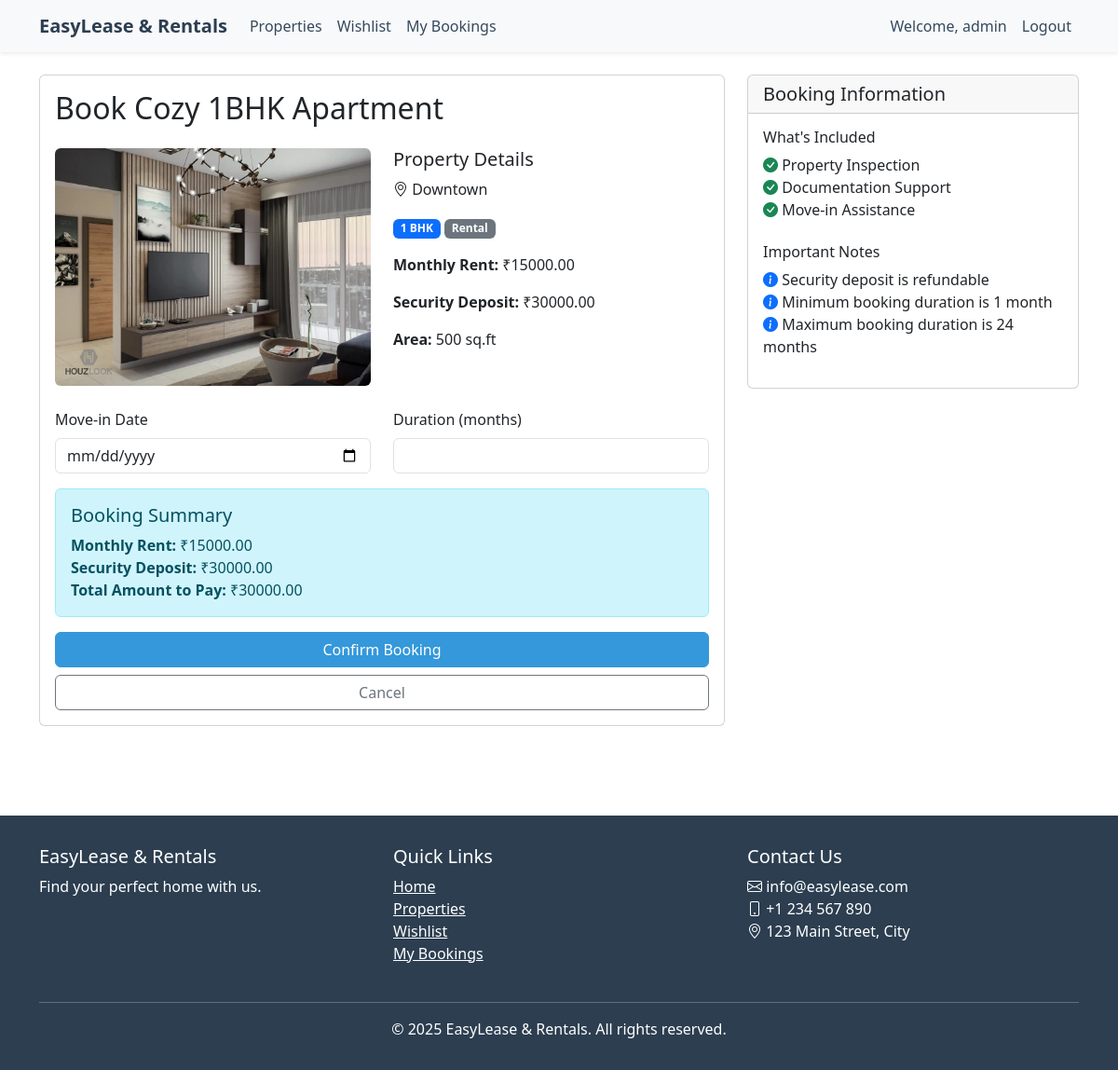
Page /property/1/book/ (signed in) on the committed database.
### properties/models.py (models this page shows, shortened)
class Property(models.Model):
    PROPERTY_TYPES = [
        ('1BHK', '1 BHK'),
        ('2BHK', '2 BHK'),
        ('3BHK', '3 BHK'),
    ]
    LISTING_TYPES = [
        ('RENTAL', 'Rental'),
        ('LEASE', 'Lease'),
    ]
    title = models.CharField(max_length=200)
    description = models.TextField()
    property_type = models.CharField(max_length=10, choices=PROPERTY_TYPES)
    listing_type = models.CharField(max_length=10, choices=LISTING_TYPES)
    price = models.DecimalField(max_digits=10, decimal_places=2)
    security_deposit = models.DecimalField(max_digits=10, decimal_places=2)
    area = models.IntegerField(help_text='Area in square feet')
    location = models.CharField(max_length=200)
    address = models.TextField()
    is_available = models.BooleanField(default=True)
    created_at = models.DateTimeField(auto_now_add=True)
    updated_at = models.DateTimeField(auto_now=True)
    owner = models.ForeignKey(User, on_delete=models.CASCADE, related_name='owned_properties')

class PropertyImage(models.Model):
    property = models.ForeignKey(Property, related_name='images', on_delete=models.CASCADE)
    image = models.ImageField(upload_to='property_images/')
    is_primary = models.BooleanField(default=False)
    created_at = models.DateTimeField(auto_now_add=True)

### properties/views.py (the view)
# urls.py: path('property/<int:pk>/book/', views.book_property, name='book_property'),
@login_required
def book_property(request, pk):
    property = get_object_or_404(Property, pk=pk)
    if request.method == 'POST':
        form = BookingForm(request.POST)
        if form.is_valid():
            booking = form.save(commit=False)
            booking.user = request.user
            booking.property = property
            booking.save()
            return redirect('payment_success', booking_id=booking.id)
    else:
        form = BookingForm()
    return render(request, 'properties/book_property.html', {
        'property': property,
        'form': form
    })

### properties/forms.py (shortened to what this page needs)
class BookingForm(forms.ModelForm):
    class Meta:
        model = Booking
        fields = ['move_in_date', 'duration_months']
        widgets = {
            'move_in_date': forms.DateInput(attrs={
                'class': 'form-control',
                'type': 'date'
            }),
            'duration_months': forms.NumberInput(attrs={
                'class': 'form-control',
                'min': '1',
                'max': '24'
            })
        }

### templates/properties/book_property.html (shortened to what this page needs)
{% extends 'base.html' %}
{% block content %}
<div class="row">
    <div class="col-md-8">
        <div class="card mb-4">
            <div class="card-body">
                <h2 class="card-title mb-4">Book {{ property.title }}</h2>
                <div class="row mb-4">
                    <div class="col-md-6">
                        {% if property.images.exists %}
                        <img src="{{ property.images.first.image.url }}" class="img-fluid rounded"
                            alt="{{ property.title }}">
                        {% else %}
                        <img src="https://via.placeholder.com/400x300?text=No+Image" class="img-fluid rounded"
                            alt="No Image">
                        {% endif %}
                    </div>
                    <div class="col-md-6">
                        <h5>Property Details</h5>
                        <p><i class="bi bi-geo-alt"></i> {{ property.location }}</p>
                        <p>
                            <span class="badge bg-primary">{{ property.get_property_type_display }}</span>
                            <span class="badge bg-secondary">{{ property.get_listing_type_display }}</span>
                        </p>
                        <p><strong>Monthly Rent:</strong> ₹{{ property.price }}</p>
                        <p><strong>Security Deposit:</strong> ₹{{ property.security_deposit }}</p>
                        <p><strong>Area:</strong> {{ property.area }} sq.ft</p>
                    </div>
                </div>
                <form method="post" action="{% url 'book_property' property.pk %}">
                    <div class="row">
                        <div class="col-md-6 mb-3">
                            <label for="move_in_date" class="form-label">Move-in Date</label>
                            <input type="date" class="form-control" id="move_in_date" name="move_in_date" required>
                        </div>
                        <div class="col-md-6 mb-3">
                            <label for="duration_months" class="form-label">Duration (months)</label>
                            <input type="number" class="form-control" id="duration_months" name="duration_months"
                                min="1" max="24" required>
                        </div>
                    </div>
                    <div class="alert alert-info">
                        <h5 class="alert-heading">Booking Summary</h5>
                        <p class="mb-0">
                            <strong>Monthly Rent:</strong> ₹{{ property.price }}<br>
                            <strong>Security Deposit:</strong> ₹{{ property.security_deposit }}<br>
                            <strong>Total Amount to Pay:</strong> ₹{{ property.security_deposit }}
                        </p>
                    </div>
                    <div class="d-grid gap-2">
                        <button type="submit" class="btn btn-primary">Confirm Booking</button>
                        <a href="{% url 'property_detail' property.pk %}" class="btn btn-outline-secondary">Cancel</a>
                    </div>
                </form>
            </div>
        </div>
    </div>
    <div class="col-md-4">
        <div class="card">
            <div class="card-header">
                <h5 class="mb-0">Booking Information</h5>
            </div>
            <div class="card-body">
                <h6>What's Included</h6>
                <ul class="list-unstyled">
                    <li><i class="bi bi-check-circle-fill text-success"></i> Property Inspection</li>
                    <li><i class="bi bi-check-circle-fill text-success"></i> Documentation Support</li>
                    <li><i class="bi bi-check-circle-fill text-success"></i> Move-in Assistance</li>
                </ul>
                <h6 class="mt-4">Important Notes</h6>
                <ul class="list-unstyled">
                    <li><i class="bi bi-info-circle-fill text-primary"></i> Security deposit is refundable</li>
                    <li><i class="bi bi-info-circle-fill text-primary"></i> Minimum booking duration is 1 month</li>
                    <li><i class="bi bi-info-circle-fill text-primary"></i> Maximum booking duration is 24 months</li>
                </ul>
            </div>
        </div>
    </div>
</div>
{% endblock %}

### templates/base.html (shortened to what this page needs)
{% load static %}
{% load crispy_forms_tags %}
<!DOCTYPE html>
<html lang="en">
<head>
    <link href="https://cdn.jsdelivr.net/npm/bootstrap@5.3.0/dist/css/bootstrap.min.css" rel="stylesheet">
    <link rel="stylesheet" href="https://cdn.jsdelivr.net/npm/bootstrap-icons@1.7.2/font/bootstrap-icons.css">
</head>
<body>
    <nav class="navbar navbar-expand-lg navbar-light bg-light shadow-sm">
        <div class="container">
            <a class="navbar-brand" href="{% url 'home' %}">EasyLease & Rentals</a>
            <div class="collapse navbar-collapse" id="navbarNav">
                <ul class="navbar-nav me-auto">
                    <li class="nav-item">
                        <a class="nav-link" href="{% url 'property_list' %}">Properties</a>
                    </li>
                    {% if user.is_authenticated %}
                    <li class="nav-item">
                        <a class="nav-link" href="{% url 'wishlist' %}">Wishlist</a>
                    </li>
                    <li class="nav-item">
                        <a class="nav-link" href="{% url 'my_bookings' %}">My Bookings</a>
                    </li>
                    {% endif %}
                </ul>
                <ul class="navbar-nav">
                    {% if user.is_authenticated %}
                    <li class="nav-item">
                        <span class="nav-link">Welcome, {{ user.username }}</span>
                    </li>
                    <li class="nav-item">
                        <form method="post" action="{% url 'logout' %}" class="d-inline">
                            <button type="submit" class="btn btn-link nav-link">Logout</button>
                        </form>
                    </li>
                    {% endif %}
                </ul>
            </div>
        </div>
    </nav>
    <main class="container py-4">
        {% block content %}{% endblock %}
    </main>
    <footer class="footer">
        <div class="container">
            <div class="row">
                <div class="col-md-4">
                    <h5>EasyLease & Rentals</h5>
                    <p>Find your perfect home with us.</p>
                </div>
                <div class="col-md-4">
                    <h5>Quick Links</h5>
                    <ul class="list-unstyled">
                        <li><a href="{% url 'home' %}" class="text-white">Home</a></li>
                        <li><a href="{% url 'property_list' %}" class="text-white">Properties</a></li>
                        {% if user.is_authenticated %}
                        <li><a href="{% url 'wishlist' %}" class="text-white">Wishlist</a></li>
                        <li><a href="{% url 'my_bookings' %}" class="text-white">My Bookings</a></li>
                        {% endif %}
                    </ul>
                </div>
                <div class="col-md-4">
                    <h5>Contact Us</h5>
                    <ul class="list-unstyled">
                        <li><i class="bi bi-envelope"></i> info@easylease.com</li>
                        <li><i class="bi bi-phone"></i> +1 234 567 890</li>
                        <li><i class="bi bi-geo-alt"></i> 123 Main Street, City</li>
                    </ul>
                </div>
            </div>
            <hr class="mt-4 mb-3">
            <div class="text-center">
                <p class="mb-0">&copy; {% now "Y" %} EasyLease & Rentals. All rights reserved.</p>
            </div>
        </div>
    </footer>
</body>
</html>

### templates/base.html (style rules this page uses)
.navbar-brand { font-weight: bold; color: #2c3e50; }
.nav-link { color: #34495e; }
.btn-primary { background-color: #3498db; border-color: #3498db; }
.footer { background-color: #2c3e50; color: white; padding: 2rem 0; margin-top: 3rem; }

### rows in the picture
Property: title "Cozy 1BHK Apartment", images.first.image (picture), location "Downtown", property_type "1 BHK", listing_type "Rental", price "15000.00", security_deposit "30000.00", area "500"

### other values in the picture
{{ user.username }} "admin"
